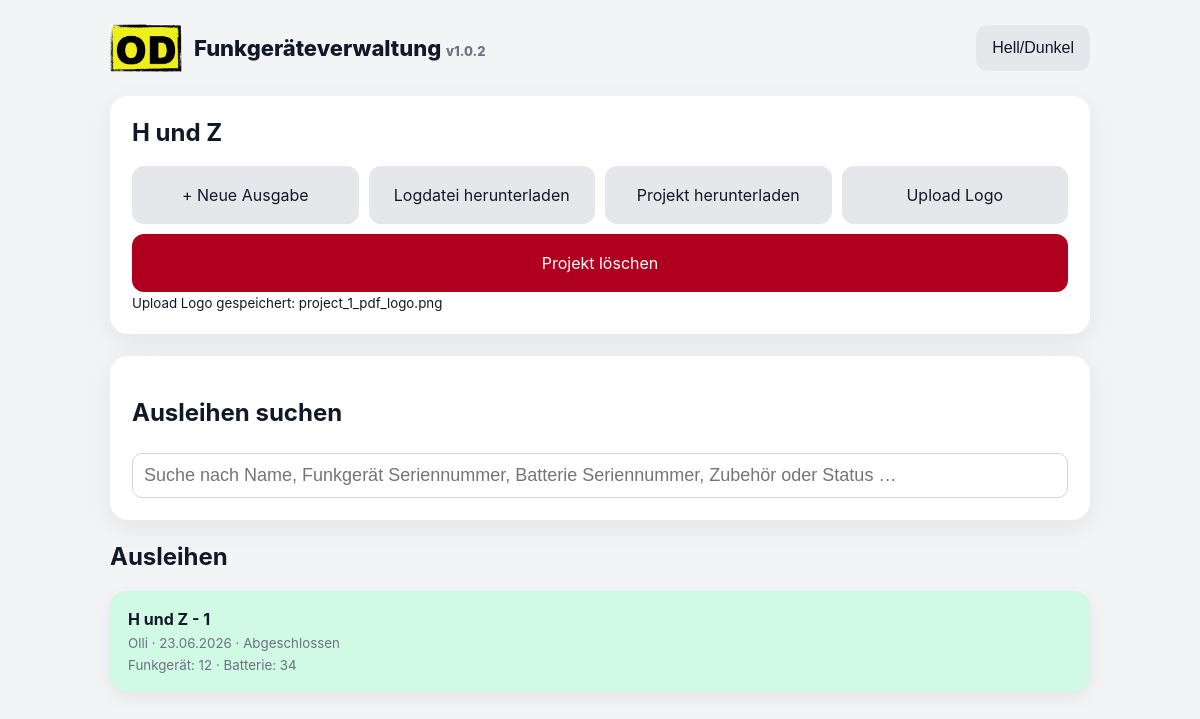
/projects/1, run on the app's committed database.
### tables this page shows
CREATE TABLE projects (
            id INTEGER PRIMARY KEY AUTOINCREMENT,
            name TEXT NOT NULL,
            created_at TEXT NOT NULL,
            pdf_logo_filename TEXT
        );

CREATE TABLE loans (
            id INTEGER PRIMARY KEY AUTOINCREMENT,
            project_id INTEGER NOT NULL,
            name TEXT NOT NULL,
            date TEXT NOT NULL,
            radio_no TEXT NOT NULL,
            battery_no TEXT NOT NULL,
            accessories_json TEXT NOT NULL,
            custom_accessory TEXT,
            signature_data TEXT,
            return_json TEXT,
            return_note TEXT,
            status TEXT NOT NULL DEFAULT 'open',
            created_at TEXT NOT NULL,
            updated_at TEXT NOT NULL, sequence_no INTEGER, extra_accessories_json TEXT DEFAULT '[]', closed_at TEXT, return_history_json TEXT DEFAULT '[]',
            FOREIGN KEY(project_id) REFERENCES projects(id)
        );

### app.py (the view)
@app.get("/projects/{project_id}", response_class=HTMLResponse)
def project(request: Request, project_id: int):
    proj = get_project(project_id)
    with db() as con:
        loans = con.execute("SELECT * FROM loans WHERE project_id=? ORDER BY sequence_no DESC, created_at DESC", (project_id,)).fetchall()
    return templates.TemplateResponse("project.html", {"request": request, "project": proj, "loans": loans})

### templates/project.html
{% extends "base.html" %}{% block content %}<section class="card"><h1>{{project.name}}</h1><div class="actions"><a class="btn secondary" href="/projects/{{project.id}}/new">+ Neue Ausgabe</a><a class="btn secondary" href="/projects/{{project.id}}/log">Logdatei herunterladen</a><a class="btn secondary" href="/projects/{{project.id}}/export">Projekt herunterladen</a><form method="post" action="/projects/{{project.id}}/pdf-logo" enctype="multipart/form-data" class="inline-upload"><input id="pdf-logo-upload" type="file" name="file" accept="image/png,image/jpeg" required onchange="this.form.submit()"><label class="btn secondary" for="pdf-logo-upload">Upload Logo</label></form><a class="btn danger" href="/projects/{{project.id}}/delete">Projekt löschen</a></div>{% if project.pdf_logo_filename %}<small>Upload Logo gespeichert: {{project.pdf_logo_filename}}</small>{% endif %}</section><section class="card"><h2>Ausleihen suchen</h2><input id="projectSearch" class="search" placeholder="Suche nach Name, Funkgerät Seriennummer, Batterie Seriennummer, Zubehör oder Status …" oninput="filterLoans()"></section><h2>Ausleihen</h2><section class="grid" id="loanGrid">{% for l in loans %}<a class="loan {{l.status}}" href="/loans/{{l.id}}" data-search="{{project.name}} {{l.sequence_no}} {{l.name}} {{l.date|date_de}} {{l.radio_no}} {{l.battery_no}} {{l.accessories_json}} {{l.custom_accessory}} {{l.extra_accessories_json}} {{l.status}}"><strong>{{project.name}} - {{l.sequence_no}}</strong><small>{{l.name}} · {{l.date|date_de}} · {% if l.status == 'closed' %}Abgeschlossen{% elif l.status == 'partial' %}Unvollständige Rückgabe{% else %}Offen{% endif %}</small><small>Funkgerät: {{l.radio_no}} · Batterie: {{l.battery_no}}</small></a>{% else %}<p>Noch keine Ausleihen vorhanden.</p>{% endfor %}</section>{% endblock %}

### templates/base.html (shortened to what this page needs)
<!doctype html><html lang="de"><head><link rel="stylesheet" href="/static/style.css"></head><body><main class="wrap"><header><a class="brand" href="/"><img src="/static/logo.png" alt="Logo"> <span class="brandtext">Funkgeräteverwaltung <em>v1.0.2</em></span></a><button type="button" class="theme-toggle" onclick="toggleTheme()">Hell/Dunkel</button></header>{% block content %}{% endblock %}</main></body></html>

### static/style.css (style rules this page uses)
:root { font-family:-apple-system,BlinkMacSystemFont,"Segoe UI",sans-serif;--bg:#f3f4f6;--fg:#111827;--muted:#6b7280;--card:#fff;--soft:#e5e7eb;--input:#fff;--border:#d1d5db;--shadow:rgba(0,0,0,.07);--danger:#b00020;--open:#e5e7eb;--partial:#fecaca;--closed:#d1fae5 }
body { margin:0;background:var(--bg);color:var(--fg) }
.wrap { max-width:980px;margin:0 auto;padding:24px }
header { margin-bottom:24px;display:flex;align-items:center;justify-content:space-between;gap:12px }
.brand { font-weight:800;text-decoration:none;color:var(--fg);font-size:22px;display:flex;align-items:center;gap:12px }
.brand img { width:72px;height:auto }
.brandtext { display:inline-block }
.brandtext em { font-size:13px;color:var(--muted);font-style:normal }
.theme-toggle { background:var(--soft);color:var(--fg) }
.card { background:var(--card);border-radius:18px;padding:22px;margin-bottom:22px;box-shadow:0 8px 30px var(--shadow) }
h1 { margin-top:0 }
.grid { display:grid;gap:12px }
.project,.loan { display:block;text-decoration:none;color:var(--fg);background:var(--card);border-radius:16px;padding:18px;box-shadow:0 6px 18px var(--shadow) }
.project small,.loan small { display:block;color:var(--muted);margin-top:6px }
.loan.closed { background:var(--closed) }
input,textarea { width:100%;box-sizing:border-box;border:1px solid var(--border);border-radius:10px;padding:11px;margin-top:6px;font-size:16px;background:var(--input);color:var(--fg) }
label { display:block;margin:14px 0 }
button,.btn,.inline-upload label.btn { display:inline-flex;align-items:center;justify-content:center;border:0;background:#111827;color:white;text-decoration:none;border-radius:12px;padding:12px 16px;font-size:16px;cursor:pointer;min-height:46px;box-sizing:border-box }
.danger { background:#b91c1c }
.secondary,.btn.secondary { background:var(--soft);color:var(--fg) }
.actions { display:flex;gap:10px;flex-wrap:wrap;margin-top:18px;align-items:stretch }
.actions>* { min-height:46px }
.inline-upload { display:inline-flex;margin:0 }
.search { font-size:18px }
.btn.danger { background:var(--danger);color:#fff;text-decoration:none }
.inline-upload label.btn.secondary { background:var(--soft)!important;color:var(--fg)!important;min-height:46px;padding:12px 16px;border-radius:12px; }
.actions .inline-upload { align-items:stretch; }
.actions .inline-upload label.btn { height:100%; }
.actions { align-items:stretch; }
.actions > .btn, .actions > button, .actions > .inline-upload { flex:1 1 190px; }
.actions > .btn, .actions > button, .inline-upload label.btn { width:100%; min-height:58px; height:58px; padding:0 18px; margin:0; display:inline-flex; align-items:center; justify-content:center; line-height:1.2; white-space:nowrap; }
.inline-upload { display:inline-flex; align-items:stretch; padding:0; margin:0; }
.actions .btn.secondary, .actions button.secondary, .actions .inline-upload label.btn.secondary { background:var(--soft)!important;color:var(--fg)!important; }
.actions .btn.danger, .actions button.danger { background:var(--danger)!important;color:#fff!important; }

### data on the page
projects: name "H und Z", pdf_logo_filename "project_1_pdf_logo.png"
loans: sequence_no "1", name "Olli", date "23.06.2026", status "Abgeschlossen", radio_no "12", battery_no "34"
